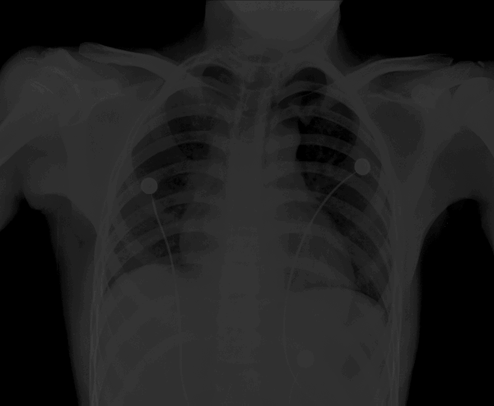
#> input picture Lab2/src/chest-xray.tif, 494 x 406 px, shrunk from 600 x 494 before the run
$ jupyter execute Cw7.ipynb
#> lines starting #> are read from the running program, lines starting #| are printed output that depends on the picture
### Ćwiczenie 7
Wypróbuj działanie wyrównywania histogramu na przykładowych
obrazach. By zaobserwować skuteczność procedury, poddaj wyrównywaniu obrazy zbyt ciemne i zbyt jasne.

Narysować histogramy obrazów przed i po wyrównaniu.

[cell 1]
import matplotlib.pyplot as plt
import cv2
from skimage import exposure
import numpy as np

[cell 2]
# Załadowanie pliku .tiff
img_a = cv2.imread("src/chest-xray.tif")
#> img_a is the input picture: shape (406, 494, 3); min 0, max 60, mean 31.7
img_b = cv2.imread("src/pollen-dark.tif")
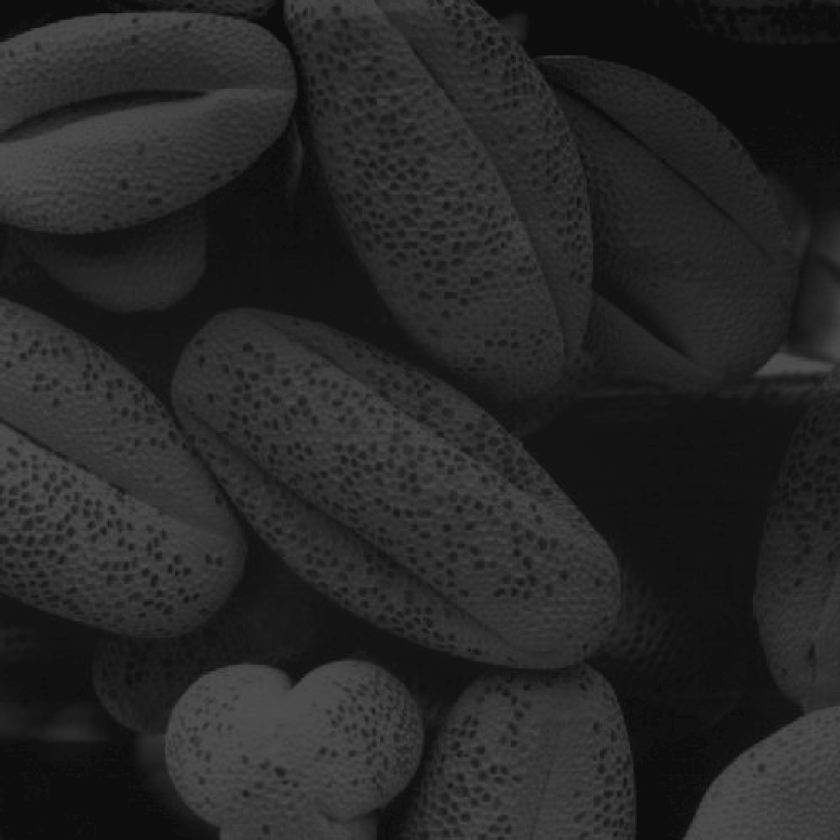
#> input picture Lab2/src/pollen-dark.tif, 840 x 840 px, shrunk from 1021 x 1021 before the run
#> img_b is the input picture: shape (840, 840, 3); min 9, max 84, mean 38.8
img_c  = cv2.imread("src/pollen-ligt.tif")
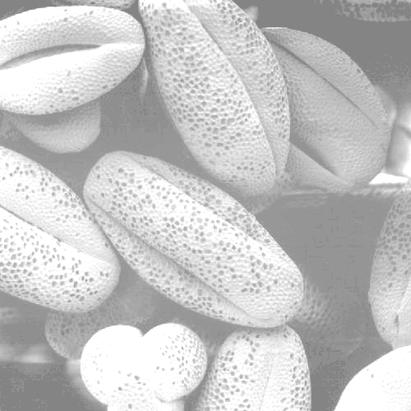
#> input picture Lab2/src/pollen-ligt.tif, 411 x 411 px, shrunk from 500 x 500 before the run
#> img_c is the input picture: shape (411, 411, 3); min 122, max 255, mean 196.3
img_d = cv2.imread("src/pollen-lowcontrast.tif")
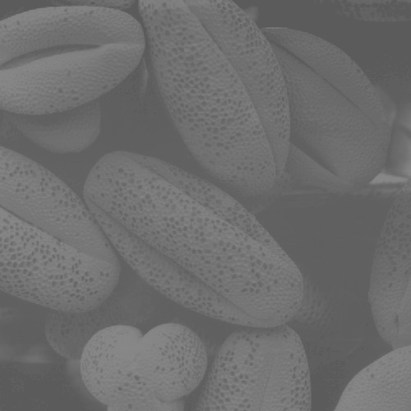
#> input picture Lab2/src/pollen-lowcontrast.tif, 411 x 411 px, shrunk from 500 x 500 before the run
#> img_d is the input picture: shape (411, 411, 3); min 88, max 137, mean 109.1
img_e = cv2.imread("src/pout.tif")
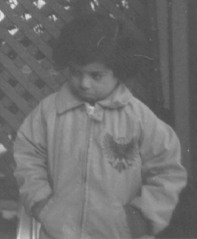
#> input picture Lab2/src/pout.tif, 197 x 239 px, shrunk from 240 x 291 before the run
#> img_e is the input picture: shape (239, 197, 3); min 75, max 224, mean 110.3
img_f = cv2.imread("src/spectrum.tif")
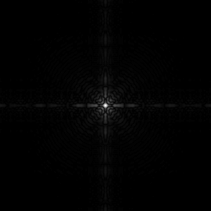
#> input picture Lab2/src/spectrum.tif, 211 x 211 px, shrunk from 257 x 257 before the run
#> img_f is the input picture: shape (211, 211, 3); min 0, max 255, mean 2.1

[cell 3]
def histOfImg(img,title,index):
#> called with title = 'Obraz orginalny', index = 1
    if len(img.shape)==3:
        vals = np.mean(img,axis=2).astype(np.uint8)
    else:
        vals = img

    counts, bins = np.histogram(vals, range(257))
#> counts = 256 values, max 43373 at index 0, min 0 at index 61, mean 783.5; bins = 257 values from 0 to 256

    plt.subplot(2,2,index)
    plt.imshow(img)
    plt.title(title)

    plt.subplot(2,2,index+1)
    plt.bar(bins[:-1] - 0.5, counts, width=1, edgecolor='none')
    plt.xlim([-0.5, 255.5])
    plt.title("Histogram ")

[cell 4]
def hist(img):
    plt.figure(figsize=(10, 8))
    histOfImg(img,"Obraz orginalny",1)
    equ = exposure.equalize_hist(img)
    equ_uint8 = (equ * 255).astype(np.uint8)
    histOfImg(equ_uint8,"Obraz wyrównany",3)
    plt.tight_layout()
    plt.show()
#> figure, not shown here; panel 2: tallest bar 43373 high, from x = -1 to 0; panel 4: tallest bar 43812 high, from x = 54 to 55

[cell 5]
print("Image: chest-xray.tif")
hist(img_a)

print("Image: pollen-dark.tif")
hist(img_b)

print("Image: pollen-ligt.tif")
hist(img_c)
#> in hist (call 3), `equ = exposure.equalize_hist(img)`:
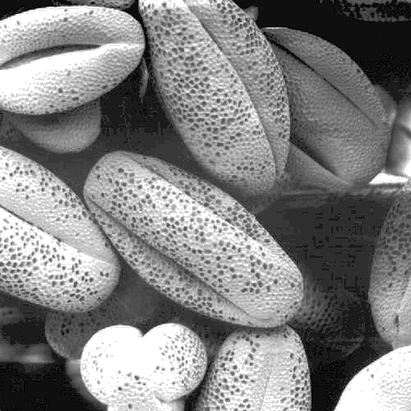
#> equ: shape (411, 411, 3) float64; min 1.18e-05, max 1, mean 0.51

print("Image: pollen-lowcontrast.tif")
hist(img_d)

print("Image: chest-pout.tif")
hist(img_e)
#> in hist (call 5), `equ = exposure.equalize_hist(img)`:
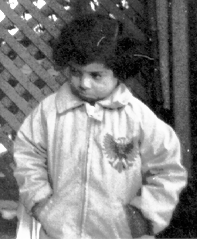
#> equ: shape (239, 197, 3) float64; min 0.000191, max 1, mean 0.508
#> in hist (call 5), `plt.show()`:
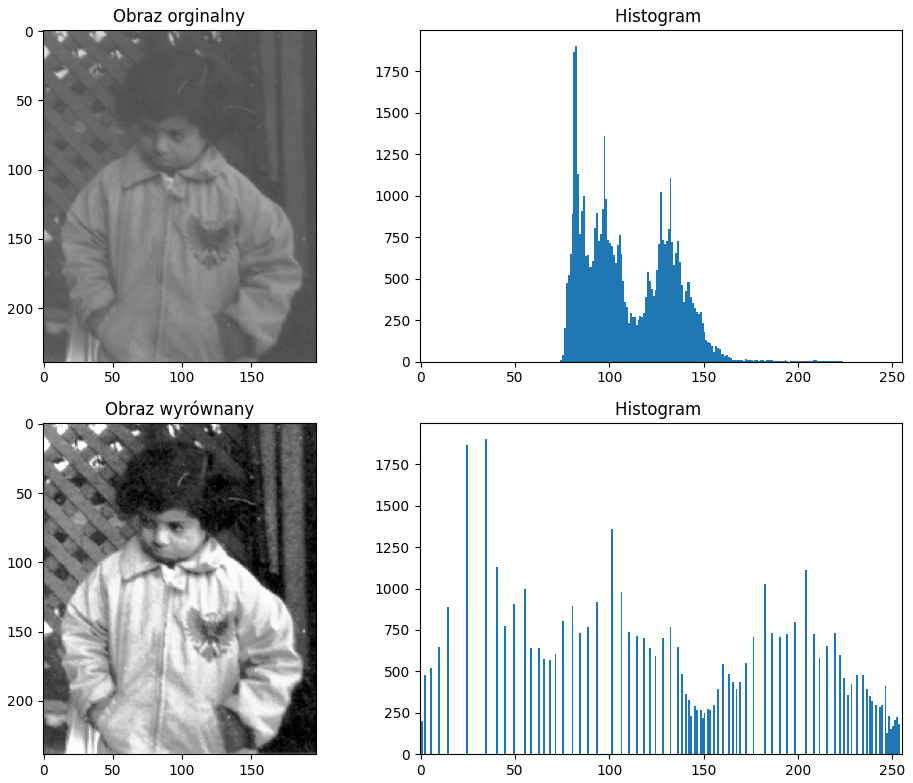
#> figure drawn by matplotlib, 4 panels; panel 2: tallest bar 1903 high, from x = 82 to 83; panel 4: tallest bar 1903 high, from x = 34 to 35

print("Image: chest-spectrum.tif")
hist(img_f)
#> in hist (call 6), `equ = exposure.equalize_hist(img)`:
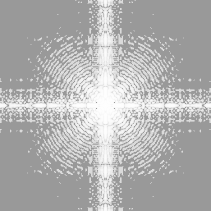
#> equ: shape (211, 211, 3) float64; min 0.602, max 1, mean 0.693
#> in hist (call 6), `plt.show()`:
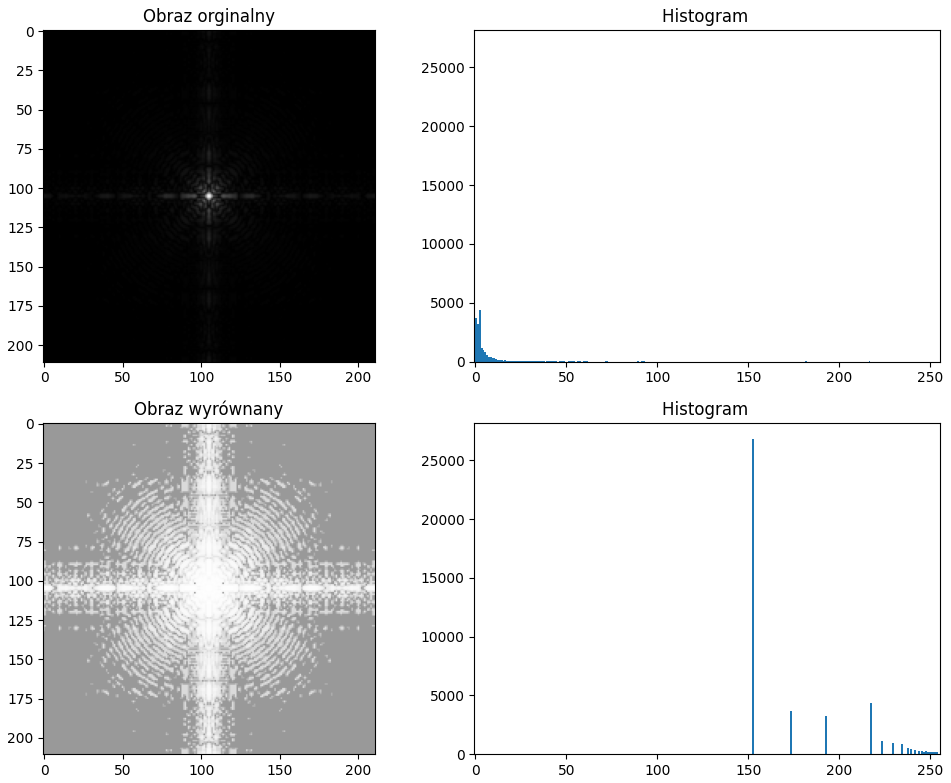
#> figure drawn by matplotlib, 4 panels; panel 2: tallest bar 26818 high, from x = -1 to 0; panel 4: tallest bar 26818 high, from x = 152 to 153
